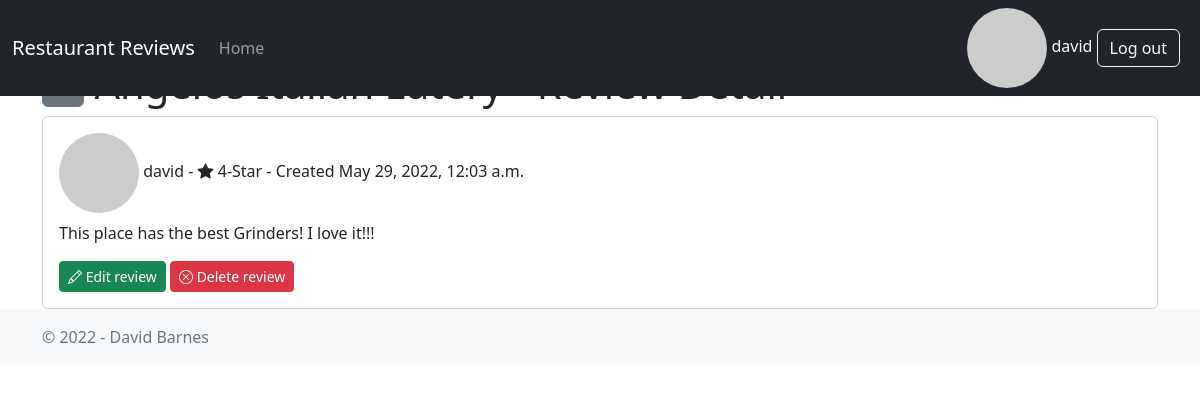
Page /review/1/ (signed in) on the committed database.
### restaurant/models.py (models this page shows, shortened)
class Review(models.Model):
    restaurant = models.ForeignKey(
        Restaurant,
        on_delete=models.CASCADE,
        related_name="reviews",
    )
    author = models.ForeignKey(
        "auth.User",
        on_delete=models.CASCADE,
        related_name="reviews",
    )
    body = models.TextField()
    rating = models.IntegerField(choices=RATING_CHOICES)
    created = models.DateTimeField(auto_now_add=True)
    updated = models.DateTimeField(auto_now=True)

### restaurant/views.py (the view)
class ReviewDetailView(DetailView):
    model = Review
    template_name = "review_detail.html"
    context_object_name = "review"

### restaurant/templatetags/helper_tags.py (called while the page is built)
@register.simple_tag(takes_context=True)
def get_avatar_url(context, user=None, email=None, size=None, default="mp"):
    if not size:
        size = 25
    email = email or ""
    if not email and user and hasattr(user, "email"):
        email = user.email or ""
    return "https://www.gravatar.com/avatar/{hash}?s={size}&d={default}".format(
        hash=md5(email.encode("utf-8")).hexdigest(),
        size=size or "",
        default=default,
    )

### templates/review_detail.html (shortened to what this page needs)
{% extends "base.html" %}
{% block content %}
  <h1>
    <a href="{% url "restaurant_detail" review.restaurant.pk %}" class="btn btn-secondary">
    </a>
  </h1>
  <div class="card">
    <div class="card-body">
      {% include "partials/_review.html" %}
      {% if user == review.author %}
        <div class="float-left">
          <a href="{% url "review_edit" review.pk %}" class="btn btn-success btn-sm">
            <i class="bi bi-pencil" aria-hidden="true"></i>
            Edit review
          </a>
          <a href="{% url "review_delete" review.pk %}" class="btn btn-danger btn-sm">
            <i class="bi bi-x-circle" aria-hidden="true"></i>
            Delete review
          </a>
        </div>
      {% endif %}
    </div>
  </div>
{% endblock content %}

### templates/base.html (shortened to what this page needs)
{% load helper_tags %}
<!DOCTYPE html>
<html lang="en">
<head>
  <link href="https://cdn.jsdelivr.net/npm/bootstrap@5.2.0-beta1/dist/css/bootstrap.min.css" rel="stylesheet">
  <link rel="stylesheet" href="https://cdn.jsdelivr.net/npm/bootstrap-icons@1.8.2/font/bootstrap-icons.css">
</head>
<body class="d-flex flex-column h-100">
  <header>
    <nav class="navbar navbar-expand-md navbar-dark fixed-top bg-dark">
      <div class="container-fluid">
        <a class="navbar-brand" href="{% url 'home' %}">Restaurant Reviews</a>
        <div class="collapse navbar-collapse" id="navbarCollapse">
          {% url 'home' as home_url %}
          <ul class="navbar-nav me-auto mb-2 mb-md-0">
            <li class="nav-item">
              <a
                class="nav-link {% if request.get_full_path == home_url %}active{% endif %}"
                href="{% url 'home' %}"
              >
                Home
              </a>
            </li>
          </ul>
          <div class="text-end">
            {% if user.is_authenticated %}
              <span class="text-light">
                <img src="{% get_avatar_url email=user.email %}" class="rounded-circle" alt="user image">
                {{ user.username }}
              </span>
              <a href="{% url 'logout' %}" class="btn btn-outline-light me-2">Log out</a>
            {% else %}
              <a href="{% url 'login' %}" class="btn btn-outline-light me-2">Login</a>
              <a href="{% url 'signup' %}" class="btn btn-primary">Sign-up</a>
            {% endif %}
          </div>
        </div>
      </div>
    </nav>
  </header>
  <main class="flex-shrink-0">
    <div class="container" style="padding-top:60px;">
      {% block content %}
      {% endblock content %}
    </div>
  </main>
  <footer class="footer mt-auto py-3 bg-light">
    <div class="container">
      <span class="text-muted">&copy; 2022 - David Barnes</span>
    </div>
  </footer>
</body>
</html>

### templates/partials/_review.html
{% load helper_tags %}
<h6 class="card-title">
  <img src="{% get_avatar_url email=review.author.email %}" class="rounded-circle" alt="user image">
  {% if review.author.first_name and review.author.last_name %}
    {{ review.author.first_name }} {{ review.author.last_name }}
  {% else %}
    {{ review.author.username }}
  {% endif %}
  - <i class="bi bi-star-fill"></i> {{ review.rating }}-Star
  - Created {{ review.created }}
</h6>
<p class="card-text">{{ review.body }}</p>

### rows in the picture
Review: author.username "david", rating "4", created "May 29, 2022, 12:03 a.m.", body "This place has the best Grinders! I love it!!!"

### other values in the picture
{{ user.username }} "david"
